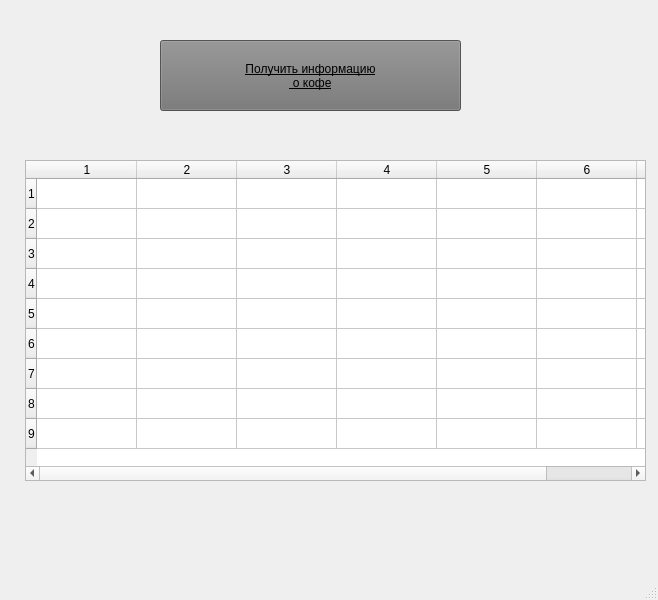
<?xml version="1.0" encoding="UTF-8"?>
<ui version="4.0">
 <class>MainWindow</class>
 <widget class="QMainWindow" name="MainWindow">
  <property name="geometry">
   <rect>
    <x>0</x>
    <y>0</y>
    <width>658</width>
    <height>600</height>
   </rect>
  </property>
  <property name="windowTitle">
   <string>Эспрессо</string>
  </property>
  <widget class="QWidget" name="centralwidget">
   <widget class="QPushButton" name="get_inform">
    <property name="geometry">
     <rect>
      <x>160</x>
      <y>40</y>
      <width>301</width>
      <height>71</height>
     </rect>
    </property>
    <property name="styleSheet">
     <string notr="true">background-color: rgb(116, 116, 116);
font: 75 16pt &quot;Segoe Script&quot;;
text-decoration: underline;</string>
    </property>
    <property name="text">
     <string>Получить информацию
 о кофе</string>
    </property>
   </widget>
   <widget class="QTableWidget" name="coffee_table">
    <property name="geometry">
     <rect>
      <x>25</x>
      <y>160</y>
      <width>621</width>
      <height>321</height>
     </rect>
    </property>
    <property name="styleSheet">
     <string notr="true">font: 10pt &quot;Microsoft New Tai Lue&quot;;</string>
    </property>
    <property name="lineWidth">
     <number>1</number>
    </property>
    <property name="showGrid">
     <bool>true</bool>
    </property>
    <property name="gridStyle">
     <enum>Qt::SolidLine</enum>
    </property>
    <property name="rowCount">
     <number>9</number>
    </property>
    <property name="columnCount">
     <number>7</number>
    </property>
    <attribute name="horizontalHeaderMinimumSectionSize">
     <number>39</number>
    </attribute>
    <row/>
    <row/>
    <row/>
    <row/>
    <row/>
    <row/>
    <row/>
    <row/>
    <row/>
    <column/>
    <column/>
    <column/>
    <column/>
    <column/>
    <column/>
    <column/>
   </widget>
  </widget>
  <widget class="QMenuBar" name="menubar">
   <property name="geometry">
    <rect>
     <x>0</x>
     <y>0</y>
     <width>658</width>
     <height>20</height>
    </rect>
   </property>
  </widget>
  <widget class="QStatusBar" name="statusbar"/>
 </widget>
 <resources/>
 <connections/>
</ui>
